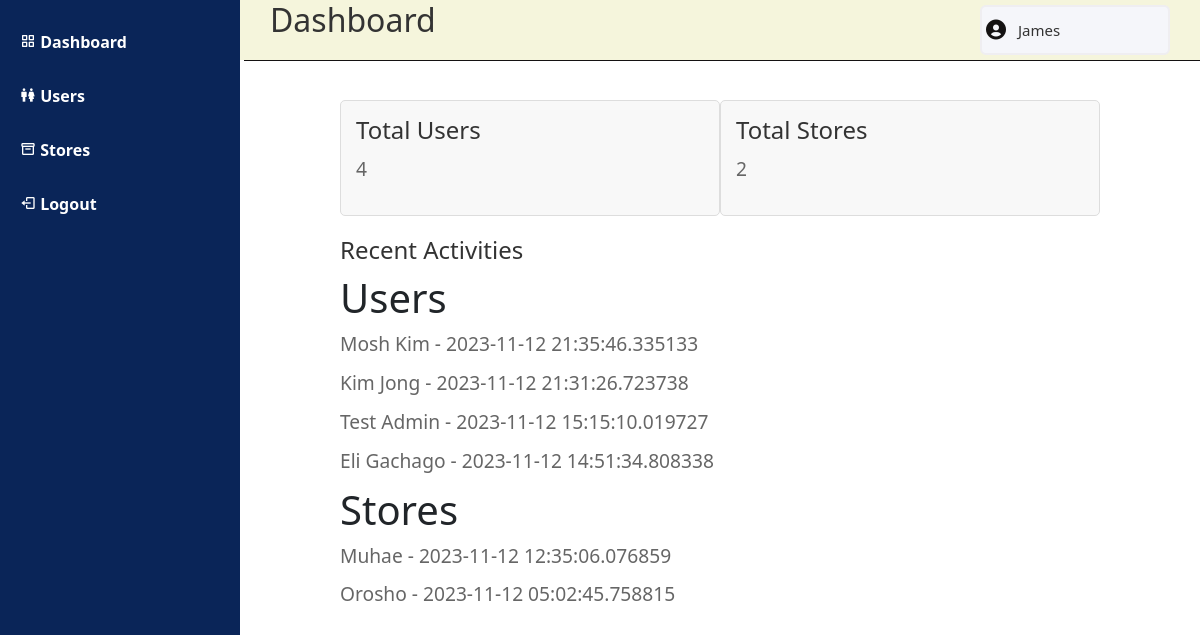
The page / (signed in) on the database as committed earlier.
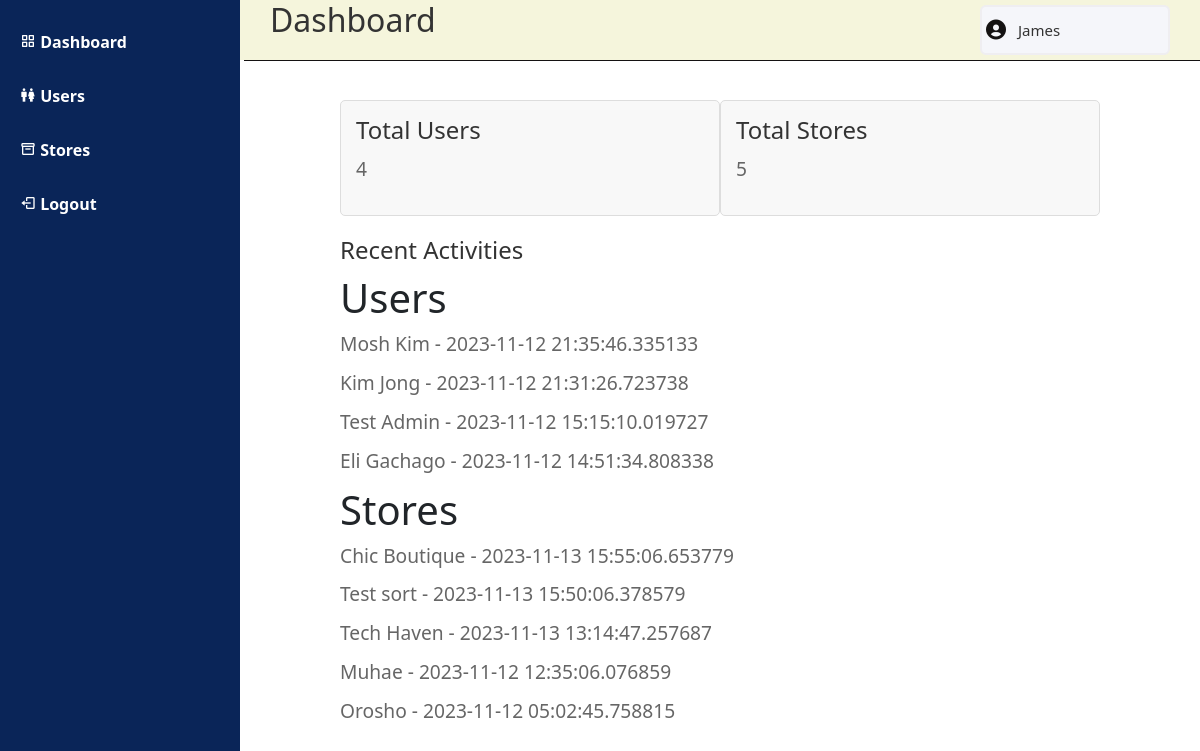
The same page on the database as committed later.
### store_backend/models.py (models this page shows)
class Admin(db.Model, UserMixin):
    __tablename__ = 'admin'
    id = db.Column(db.String(11),unique=True, primary_key=True, default=get_uuid)
    first_name = db.Column(db.String(150))
    last_name = db.Column(db.String(150))
    email = db.Column(db.String(150), unique=True)
    phone = db.Column(db.String(13))
    password = db.Column(db.String(150))
    created_at = db.Column(db.DateTime, default=lambda: local_timezone.localize(datetime.now()))
    updated_at = db.Column(db.DateTime, default=lambda: local_timezone.localize(datetime.now()), onupdate=lambda: local_timezone.localize(datetime.now()))

class User(db.Model, UserMixin):
    __tablename__ = 'users'
    id = db.Column(db.String(11),unique=True, primary_key=True, default=get_uuid)
    first_name = db.Column(db.String(150))
    last_name = db.Column(db.String(150))
    email = db.Column(db.String(150), unique=True)
    phone = db.Column(db.String(13))
    password = db.Column(db.String(150))
    created_at = db.Column(db.DateTime, default=local_timezone.localize(datetime.now()))
    updated_at = db.Column(db.DateTime, default=lambda: local_timezone.localize(datetime.now()), onupdate=lambda: local_timezone.localize(datetime.now()))
    payments = db.relationship('Payment')

class Store(db.Model):
    __tablename__ = 'stores'
    id = db.Column(db.String(11),unique=True, primary_key=True, default=get_uuid)
    store_name = db.Column(db.String(150))
    price = db.Column(db.Integer)
    store_pic = db.Column(db.LargeBinary)
    floor_number = db.Column(db.Integer)
    opening_time = db.Column(db.TIME())
    closing_time = db.Column(db.TIME())
    description = db.Column(db.String(200))
    created_at = db.Column(db.DateTime, default=lambda: local_timezone.localize(datetime.now()))
    updated_at = db.Column(db.DateTime, default=lambda: local_timezone.localize(datetime.now()), onupdate=lambda: local_timezone.localize(datetime.now()))
    payments = db.relationship('Payment')

### store_backend/views.py (the view)
@views.route('/')
@login_required
def home():
    recent_users = User.query.order_by(User.updated_at.desc()).limit(5).all()
    recent_stores = Store.query.order_by(Store.updated_at.desc()).limit(5).all()
    total_users = User.query.count()
    total_stores = Store.query.count()
    return render_template("home.html", user=current_user, recent_users=recent_users, total_users=total_users, total_stores=total_stores, recent_stores=recent_stores)

### store_backend/__init__.py (called while the page is built)
def create_app():
    app = Flask(__name__)
    app.config['SQLALCHEMY_DATABASE_URI'] = f'sqlite:///{DB_PATH}'
    app.config['SECRET_KEY'] = 'saferinnumbers'
    app.url_map.strict_slashes = False
    from store_backend.auth import auth
    from store_backend.views import views
    db.init_app(app)
    migrate.init_app(app, db)
    app.register_blueprint(auth)
    app.register_blueprint(views)
    from store_backend.models import User, Store, Payment, Admin
    create_database(app)
    login_manager = LoginManager()
    login_manager.login_view = 'auth.loginAdmin'
    login_manager.init_app(app)
    @login_manager.user_loader
    def load_user(id):
        return Admin.query.get(id)
    return app

### store_backend/templates/home.html
{% extends "base.html" %}
{% block navbar %}
  <h1 class="dashboard-title">Dashboard</h1>
{% endblock %}
{% block content %}
  <div class="dashboard">
    <div class="dashboard-summary">
      <div class="summary-card total-users-card">
        <h2 class="summary-heading">Total Users</h2>
        <p class="summary-value">{{ total_users }}</p>
      </div>
      <div class="summary-card total-stores-card">
        <h2 class="summary-heading">Total Stores</h2>
        <p class="summary-value">{{ total_stores }}</p>
      </div>
    </div>
    <div class="dashboard-activities recent-activities">
      <h2 class="activities-heading">Recent Activities</h2>
      <h1>Users</h1>
      <ul class="activities-list">
        {% for user in recent_users %}
          <li class="activity-item">{{ user.first_name }} {{ user.last_name }} - {{ user.updated_at }}</li>
        {% endfor %}
      </ul>
      <h1>Stores</h1>
      <ul class="activities-list">
        {% for store in recent_stores %}
          <li class="activity-item">{{ store.store_name }} - {{ store.updated_at }}</li>
        {% endfor %}
      </ul>
    </div>
  </div>
{% endblock %}

### store_backend/templates/base.html (shortened to what this page needs)
<!DOCTYPE html>
<html lang="en">
<head>
    <link rel="stylesheet" href="{{url_for('static', filename='css/style.css')}}">
    <link href="https://cdn.jsdelivr.net/npm/bootstrap@5.3.2/dist/css/bootstrap.min.css" rel="stylesheet">
    <link href='https://unpkg.com/boxicons@2.1.4/css/boxicons.min.css' rel='stylesheet'>
</head>
<body>
    <div class="body-container">
        <nav class="sidebar">
            <a href="/">
                <i class='bx bx-grid-alt' ></i>
                <span class="links_name">Dashboard</span>
            </a>
            <a href="/users">
                <i class='bx bx-male-female'></i>
                <span class="links_name">Users</span>
            </a>
            <a href="/stores">
                <i class='bx bx-box' ></i>
                <span class="links_name">Stores</span>
            </a>
            <a href="/logout_admin">
                <i class='bx bx-log-out'></i>
                <span class="links_name">Logout</span>
            </a>
        </nav>
        <div class="body-content">
            <nav class="admin-navbar">
                <div class="navbar-title">{% block navbar %}{%endblock%}</div>
                <div class="profile-details">
                    <i class='bx bxs-user-circle'></i>
                    <span class="admin_name">
                        {{ user.first_name }}
                    </span>
                </div>
            </nav>
            {% block content %}
            {% endblock %}
        </div>
    </div>
</body>
</html>

### store_backend/static/css/style.css (style rules this page uses)
body { margin: 0; }
.body-container { display: grid; grid-template-columns: 1fr 4fr; }
.sidebar { background-color: #0A2558; font-weight: bold; height: 100%; display: flex; flex-direction: column; }
.sidebar a { text-decoration: none; color: #fff; margin-top: 30px; margin-left: 20px; }
.body-content { overflow-y: auto; height: 100vh; }
nav.admin-navbar { background-color: beige; color: #141212; width: 100%; height: 20px; padding: 30px; box-shadow: 4px 1px #141212; display: flex; align-items: center; justify-content: space-between; }
.profile-details { display: flex; align-items: center; background: #F5F6FA; border: 2px solid #EFEEF1; border-radius: 6px; height: 50px; min-width: 190px; padding: 0 15px 0 2px; }
.admin_name { font-size: 15px; font-weight: 500; color: #333; margin: 0 10px; white-space: nowrap; }
.profile-details i { font-size: 24px; }
.dashboard-title { font-size: 2rem; color: #333; margin-bottom: 20px; }
.dashboard { max-width: 800px; margin: 20px auto; padding: 20px; }
.dashboard-summary { display: flex; justify-content: space-around; margin-bottom: 20px; }
.summary-card { flex: 1; padding: 15px; border: 1px solid #ddd; border-radius: 5px; background-color: #f8f8f8; }
.summary-heading { font-size: 1.5rem; color: #333; margin-bottom: 10px; }
.summary-value { font-size: 1.2rem; color: #666; }
.dashboard-activities { margin-bottom: 20px; }
.activities-heading { font-size: 1.5rem; color: #333; margin-bottom: 10px; }
.activities-list { list-style-type: none; padding: 0; margin: 0; }
.activity-item { margin-bottom: 10px; font-size: 1.2rem; color: #666; }

Rows that differ between the two databases and show on the page:
added Store: store_name "Chic Boutique", updated_at "2023-11-13 15:55:06.653779"
added Store: store_name "Test sort", updated_at "2023-11-13 15:50:06.378579"
added Store: store_name "Tech Haven", updated_at "2023-11-13 13:14:47.257687"
Other text that changed with them:
{{ total_stores }}: "2" → "5"
